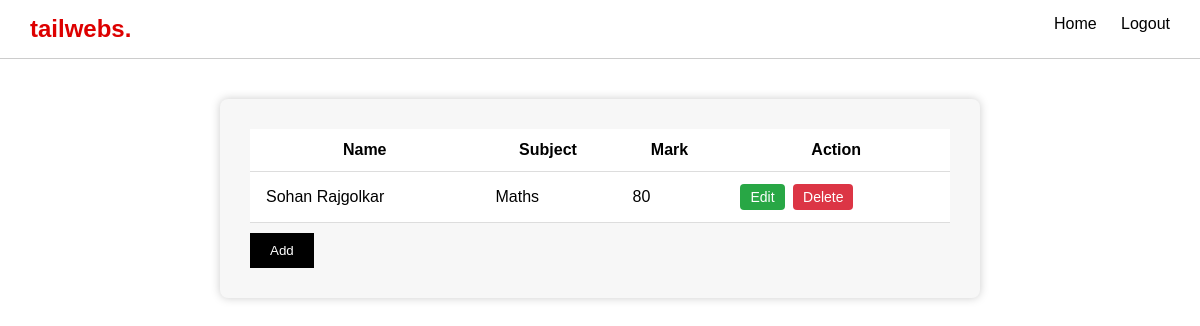
The app's page /home (signed in), older data.
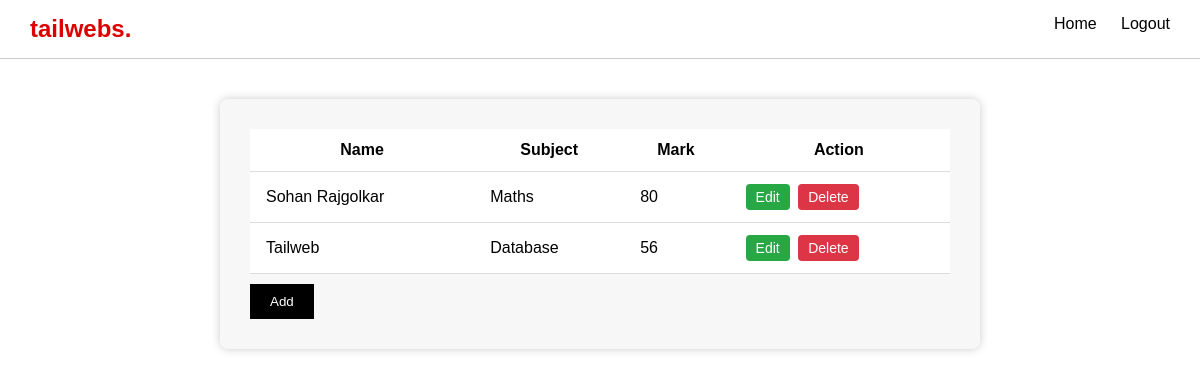
The same page, newer data.
### tables this page shows
CREATE TABLE students (
            id INTEGER PRIMARY KEY AUTOINCREMENT,
            name TEXT NOT NULL,
            subject TEXT NOT NULL,
            marks INTEGER NOT NULL
        );

### app.py (the view)
@app.route('/home')
def home():
    if 'user' not in session:
        return redirect('/')
    conn = get_db_connection()
    students = conn.execute('SELECT * FROM students').fetchall()
    conn.close()
    return render_template('home.html', students=students)

### app.py (called while the page is built)
def get_db_connection():
    conn = sqlite3.connect('students.db')
    conn.row_factory = sqlite3.Row
    return conn

### templates/home.html (shortened to what this page needs)
<!DOCTYPE html>
<html lang="en">
<head>
  <link rel="stylesheet" href="/static/css/styles.css">
</head>
<body>
  <div class="navbar">
    <div class="logo">tailwebs.</div>
    <div class="nav-links">
      <a href="/home">Home</a>
      <a href="/logout">Logout</a>
    </div>
  </div>
  <div class="container">
    <table>
      <thead>
        <tr>
          <th>Name</th>
          <th>Subject</th>
          <th>Mark</th>
          <th>Action</th>
        </tr>
      </thead>
      <tbody>
        {% for student in students %}
        <tr>
          <td>{{ student.name }}</td>
          <td>{{ student.subject }}</td>
          <td>{{ student.marks }}</td>
          <td>
          <button class="btn edit-btn"
          onclick='openEditModal({{ student.id }}, {{ student.name | tojson }}, {{ student.subject | tojson }}, {{ student.marks }})'>
          Edit
          </button>
          <form method="POST" action="/delete/{{ student.id }}" style="display:inline;">
          <button class="btn delete-btn" type="submit">Delete</button>
          </form>
          </td>
        </tr>
        {% endfor %}
      </tbody>
    </table>
    <button class="add-btn" onclick="openModal()">Add</button>
  </div>
</body>
</html>

### static/css/styles.css (style rules this page uses)
body { font-family: Arial, sans-serif; margin: 0; padding: 0; }
.navbar { display: flex; justify-content: space-between; padding: 15px 30px; background-color: #fff; border-bottom: 1px solid #ccc; }
.logo { font-size: 24px; font-weight: bold; color: #d00; }
.nav-links a { margin-left: 20px; text-decoration: none; color: black; }
.container { padding: 30px; background-color: #f7f7f7; width: fit-content; margin: 40px auto; border-radius: 8px; box-shadow: 0 0 10px #ccc; }
table { width: 700px; border-collapse: collapse; background: white; }
th, td { padding: 12px 16px; border-bottom: 1px solid #ddd; }
.add-btn { background-color: black; color: white; padding: 10px 20px; border: none; cursor: pointer; margin-top: 10px; }
.btn { padding: 5px 10px; margin: 0 2px; border: none; color: white; border-radius: 4px; cursor: pointer; font-size: 14px; }
.edit-btn { background-color: #28a745; }
.delete-btn { background-color: #dc3545; }

Row changes from the older to the newer data that the page shows:
added students: name "Tailweb", subject "Database", marks "56"
